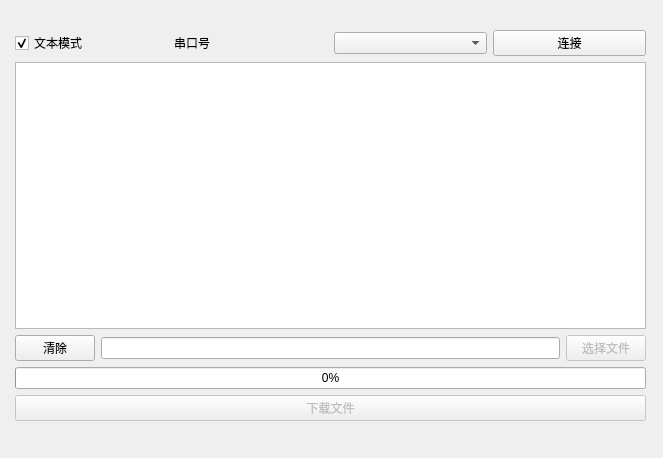
<?xml version="1.0" encoding="UTF-8"?>
<ui version="4.0">
 <class>MainWindow</class>
 <widget class="QMainWindow" name="MainWindow">
  <property name="geometry">
   <rect>
    <x>0</x>
    <y>0</y>
    <width>663</width>
    <height>458</height>
   </rect>
  </property>
  <property name="windowTitle">
   <string>MainWindow</string>
  </property>
  <widget class="QWidget" name="centralWidget">
   <widget class="QWidget" name="verticalLayoutWidget_2">
    <property name="geometry">
     <rect>
      <x>10</x>
      <y>20</y>
      <width>641</width>
      <height>421</height>
     </rect>
    </property>
    <layout class="QVBoxLayout" name="verticalLayout">
     <property name="sizeConstraint">
      <enum>QLayout::SetDefaultConstraint</enum>
     </property>
     <property name="leftMargin">
      <number>5</number>
     </property>
     <property name="topMargin">
      <number>10</number>
     </property>
     <property name="rightMargin">
      <number>5</number>
     </property>
     <property name="bottomMargin">
      <number>20</number>
     </property>
     <item>
      <layout class="QHBoxLayout" name="horizontalLayout_3">
       <item>
        <widget class="QCheckBox" name="checkBox">
         <property name="text">
          <string>文本模式</string>
         </property>
         <property name="checked">
          <bool>true</bool>
         </property>
         <property name="tristate">
          <bool>false</bool>
         </property>
        </widget>
       </item>
       <item>
        <widget class="QLabel" name="label">
         <property name="text">
          <string>串口号</string>
         </property>
        </widget>
       </item>
       <item>
        <widget class="QComboBox" name="comboBox"/>
       </item>
       <item>
        <widget class="QPushButton" name="btnConnect">
         <property name="text">
          <string>连接</string>
         </property>
        </widget>
       </item>
      </layout>
     </item>
     <item>
      <widget class="QTextBrowser" name="textBrowser"/>
     </item>
     <item>
      <layout class="QHBoxLayout" name="horizontalLayout_2"/>
     </item>
     <item>
      <layout class="QHBoxLayout" name="horizontalLayout">
       <item>
        <widget class="QPushButton" name="btnClear">
         <property name="text">
          <string>清除</string>
         </property>
        </widget>
       </item>
       <item>
        <widget class="QLineEdit" name="lineEdit"/>
       </item>
       <item>
        <widget class="QPushButton" name="btnChooseFile">
         <property name="enabled">
          <bool>false</bool>
         </property>
         <property name="text">
          <string>选择文件</string>
         </property>
        </widget>
       </item>
      </layout>
     </item>
     <item>
      <widget class="QProgressBar" name="progressBar">
       <property name="value">
        <number>0</number>
       </property>
      </widget>
     </item>
     <item>
      <layout class="QHBoxLayout" name="horizontalLayout_4">
       <item>
        <widget class="QPushButton" name="btnDownload">
         <property name="enabled">
          <bool>false</bool>
         </property>
         <property name="text">
          <string>下载文件</string>
         </property>
        </widget>
       </item>
      </layout>
     </item>
    </layout>
   </widget>
  </widget>
 </widget>
 <layoutdefault spacing="6" margin="11"/>
 <resources/>
 <connections/>
</ui>
